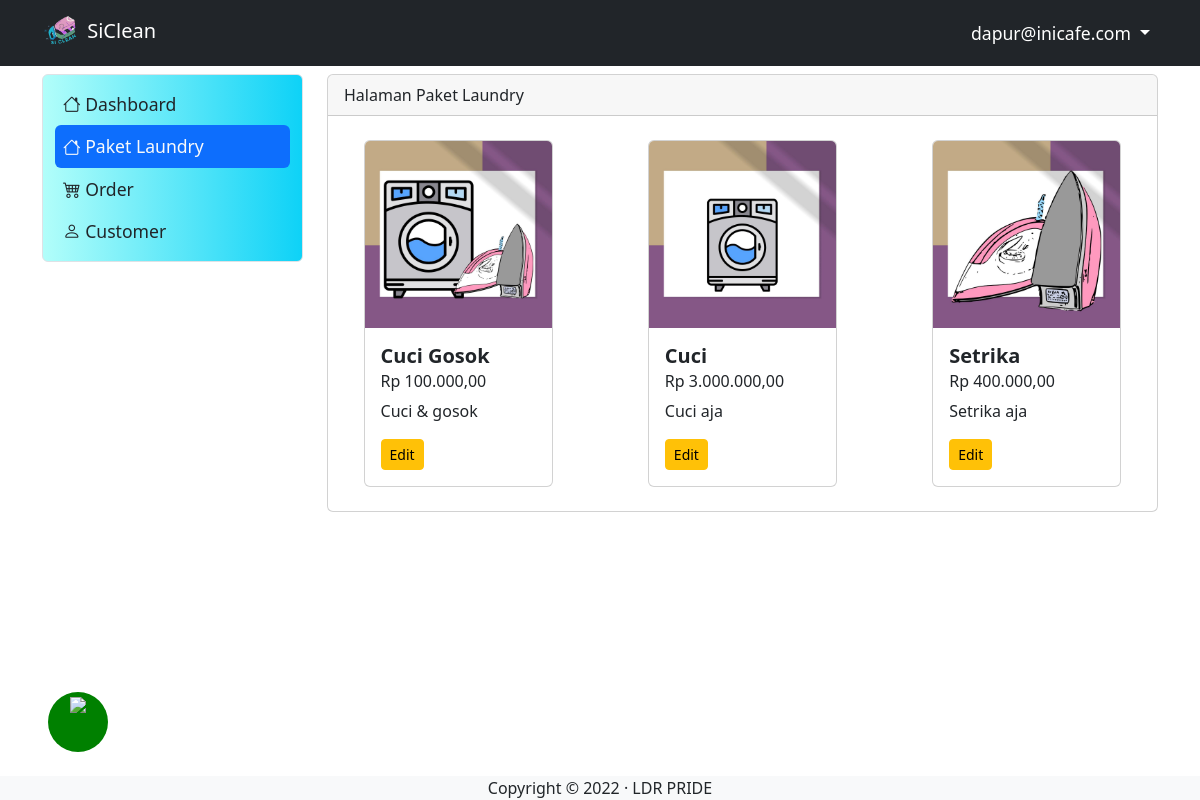
The app's page /menu (signed in) with its own data.
### tables this page shows
CREATE TABLE `tb_user` (
  `id_user` int(11) NOT NULL,
  `username` varchar(200) DEFAULT NULL,
  `password` varchar(200) DEFAULT NULL,
  `level` int(1) DEFAULT NULL,
  `nama` varchar(200) DEFAULT NULL,
  `nohp` varchar(15) DEFAULT NULL,
  `alamat` varchar(300) DEFAULT NULL
);

CREATE TABLE `tb_daftar_paket` (
  `id_paket` int(11) NOT NULL,
  `foto` varchar(200) DEFAULT NULL,
  `nama_paket` varchar(200) DEFAULT NULL,
  `keterangan` varchar(200) DEFAULT NULL,
  `harga` varchar(15) DEFAULT NULL
);

### menu.php (the view, shortened to what this page needs)
<?php
include "proses/connect.php";
$query = mysqli_query($conn, "SELECT * FROM tb_daftar_paket");
while ($record = mysqli_fetch_array($query)) {
    $result[] = $record;
}
?>
<div class="col-lg-9 mt-2">
    <?php
            if (empty($result)) {
                echo "Data Menu Makanan atau Minuman tidak ada";
            } else {
            ?>
    <div class="card">
        <div class="card-header">
            Halaman Paket Laundry
        </div>
        <div class="row d-flex justify-content-around py-4">
            <?php
            function rupiah($angka){
                $hasil_rupiah = "Rp " . number_format($angka,2,',','.');
                return $hasil_rupiah;
            }
                foreach ($result as $row) {
             ?>
            <div class="col-3">
                <div class="card-group">
                    <div class="card">
                        <img src="assets/img/<?php echo $row['foto'] ?>" class="card-img-top" alt="...">
                        <div class="card-body">
                            <h5 class="card-title"><b><?php echo $row['nama_paket'] ?></b></h5>
                            <h6 class="card-subtitle mb-2"><?php echo rupiah(intval($row['harga'])) ?></h6>
                            <p class="card-text"><?php echo $row['keterangan'] ?></p>
                            <button class="btn btn-warning btn-sm" data-bs-toggle="modal"
                                data-bs-target="#ModalEdit<?php echo $row['id_paket'] ?>">Edit</button>
                        </div>
                    </div>
                </div>
            </div>
            <?php
            }
            ?>
        </div>
    </div>
    <?php
            }
            ?>
</div>

### header.php (shortened to what this page needs)
<nav class="navbar navbar-expand navbar-dark bg-dark sticky-top">
    <div class="container-lg">
        <a class="navbar-brand" href="."> <img src="assets/LOGO.png" width="40px"> SiClean</a>
        <div class="collapse navbar-collapse justify-content-end" id="navbarNavDropdown">
            <ul class="navbar-nav">
                <li class="nav-item dropdown">
                    <a class="nav-link dropdown-toggle" href="#" role="button" data-bs-toggle="dropdown"
                        aria-expanded="false">
                        <?php echo $hasil['username']; ?>
                    </a>
                </li>
            </ul>
        </div>
    </div>
</nav>

### sidebar.php (style rules this page uses)
.navbar .navbar-nav .nav-link { color: #fff; font-size: 1.1em; }
.navbar .navbar-nav>li>a { color: #FFF; }

### records on screen
tb_user: username "dapur@inicafe.com"
tb_daftar_paket: foto (picture), nama_paket "Cuci Gosok", harga "Rp 100.000,00", keterangan "Cuci & gosok"
tb_daftar_paket: foto (picture), nama_paket "Cuci", harga "Rp 3.000.000,00", keterangan "Cuci aja"
tb_daftar_paket: foto (picture), nama_paket "Setrika", harga "Rp 400.000,00", keterangan "Setrika aja"
